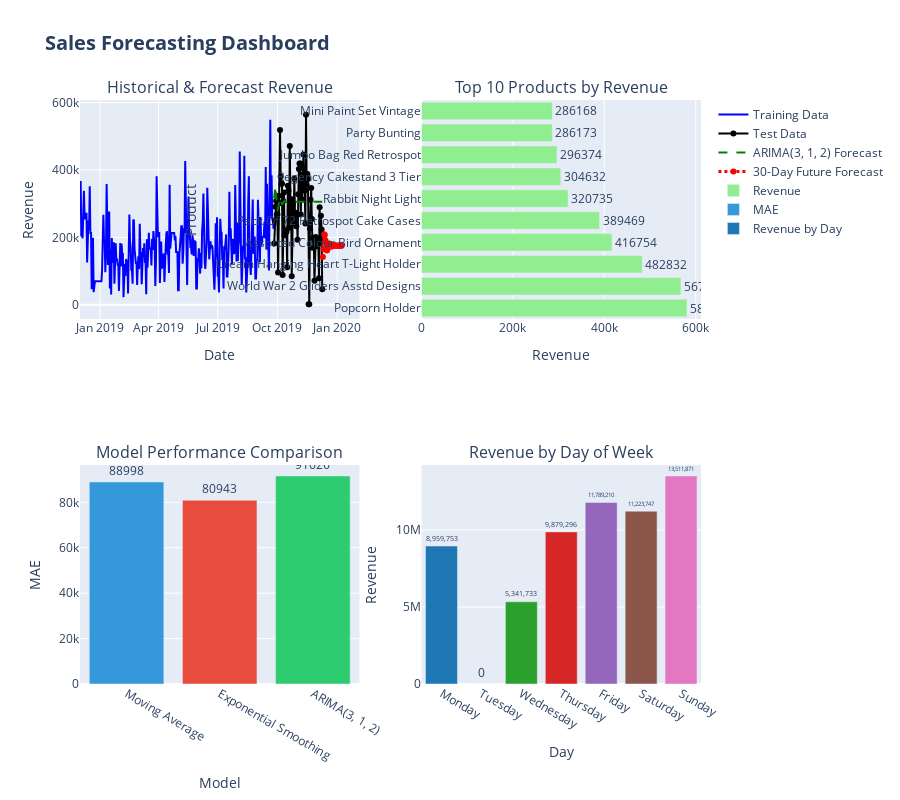

Notebook source saved alongside this figure:
### Code cell
# ===== INTERACTIVE DASHBOARD - PART 1 =====
# Membuat dashboard interaktif dengan 4 visualisasi utama menggunakan Plotly

# Import Plotly untuk visualisasi interaktif
from plotly.subplots import make_subplots
import plotly.graph_objects as go

# Buat subplot dengan 2x2 layout
fig = make_subplots(
    rows=2, cols=2,
    subplot_titles=('Historical & Forecast Revenue', 'Top 10 Products by Revenue',
                    'Model Performance Comparison', 'Revenue by Day of Week'),
    specs=[[{"type": "scatter"}, {"type": "bar"}],
           [{"type": "bar"}, {"type": "bar"}]]
)

# Subplot 1: Historical and forecast revenue
fig.add_trace(
    go.Scatter(x=train_data.index, y=train_data, name='Training Data',
               line=dict(color='blue', width=2), mode='lines'),
    row=1, col=1
)
fig.add_trace(
    go.Scatter(x=test_data.index, y=test_data, name='Test Data',
               line=dict(color='black', width=2), mode='lines+markers'),
    row=1, col=1
)
fig.add_trace(
    go.Scatter(x=arima_forecast.index, y=arima_forecast, name=f'ARIMA{best_order} Forecast',
               line=dict(color='green', width=2, dash='dash'), mode='lines'),
    row=1, col=1
)
fig.add_trace(
    go.Scatter(x=future_forecast_arima.index, y=future_forecast_arima, 
               name='30-Day Future Forecast',
               line=dict(color='red', width=3, dash='dot'), mode='lines+markers'),
    row=1, col=1
)

# Subplot 2: Top 10 products by revenue
top10_products = product_sales.head(10)
fig.add_trace(
    go.Bar(x=top10_products['TotalRevenue'], y=top10_products['ProductName'],
           orientation='h', name='Revenue', marker=dict(color='lightgreen'),
           text=top10_products['TotalRevenue'].round(0),
           textposition='outside'),
    row=1, col=2
)

# Subplot 3: Model performance comparison (MAE)
fig.add_trace(
    go.Bar(x=comparison_df['Model'], y=comparison_df['MAE'], 
           name='MAE', marker=dict(color=['#3498db', '#e74c3c', '#2ecc71']),
           text=comparison_df['MAE'].round(0),
           textposition='outside'),
    row=2, col=1
)

# Subplot 4: Revenue by day of week
fig.add_trace(
    go.Bar(x=dow_order, y=dow_revenue,
           name='Revenue by Day', marker=dict(color=colors_dow),
           text=[f'{v:,.0f}' for v in dow_revenue],
           textposition='outside'),
    row=2, col=2
)

# Update layout dan axes
fig.update_layout(
    title_text="<b>Sales Forecasting Dashboard</b>",
    title_font_size=20,
    showlegend=True,
    height=800,
    hovermode='x unified'
)

fig.update_xaxes(title_text="Date", row=1, col=1)
fig.update_yaxes(title_text="Revenue", row=1, col=1)
fig.update_xaxes(title_text="Revenue", row=1, col=2)
fig.update_yaxes(title_text="Product", row=1, col=2)
fig.update_xaxes(title_text="Model", row=2, col=1)
fig.update_yaxes(title_text="MAE", row=2, col=1)
fig.update_xaxes(title_text="Day", row=2, col=2)
fig.update_yaxes(title_text="Revenue", row=2, col=2)

fig
